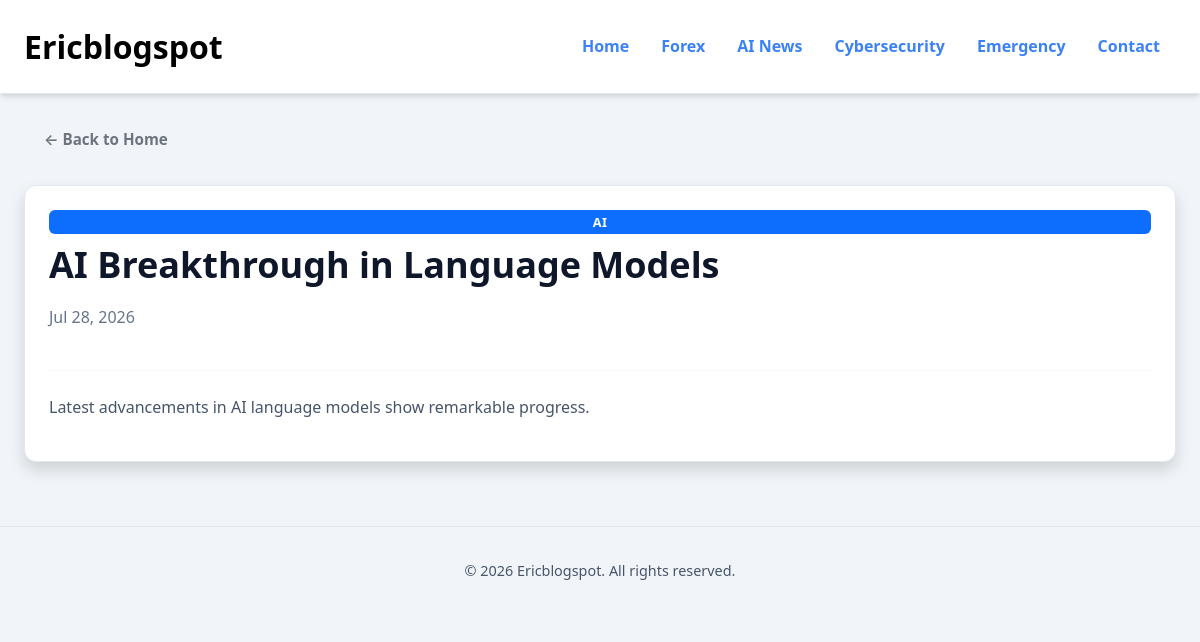
The page /news/1/ on the database its author committed.
### core/models.py (models this page shows, shortened)
class News(models.Model):
    CATEGORY_CHOICES = [
        ("AI", "AI"),
        ("Forex", "Forex"),
        ("Cybersecurity", "Cybersecurity"),
        ("Emergency", "Emergency"),
    ]
    title = models.CharField(max_length=200)
    category = models.CharField(max_length=20, choices=CATEGORY_CHOICES)
    content = models.TextField()
    created_at = models.DateTimeField(auto_now_add=True)
    is_emergency = models.BooleanField(default=False)
    class Meta:
        ordering = ["-created_at"]

### core/views.py (the view)
# urls.py: path('news/<int:pk>/', news_detail, name='news_detail'),
def news_detail(request, pk):
    news = get_object_or_404(News, pk=pk)
    return render(request, "news_detail.html", {"news": news})

### core/context_processors.py (called while the page is built)
def emergency_news(request):
    return {
        'emergency_items': News.objects.filter(is_emergency=True)
    }

### templates/news_detail.html
{% extends "base.html" %}
{% block content %}
<a href="{% url 'home' %}" class="btn btn-outline-secondary mb-4">&larr; Back to Home</a>
<div class="p-4 card shadow">
    <span class="badge bg-primary">{{ news.category }}</span>
    <h1 class="mt-2">{{ news.title }}</h1>
    <p class="text-muted">{{ news.created_at|date:"M d, Y" }}</p>
    <hr>
    <p>{{ news.content }}</p>
</div>
{% endblock %}

### static/css/style.css (style rules this page uses)
:root { --bg-body: #f1f5f9; --bg-card: #ffffff; --bg-nav: #1e293b; --text-primary: #0f172a; --text-secondary: #475569; --text-on-dark: #f8fafc; --accent: #3b82f6; --accent-hover: #2563eb; --border: #e2e8f0; --shadow: 0 4px 6px -1px rgb(0 0 0 / 0.1), 0 2px 4px -2px rgb(0 0 0 / 0.1); --shadow-lg: 0 10px 15px -3px rgb(0 0 0 / 0.1), 0 4px 6px -4px rgb(0 0 0 / 0.1); }
* { box-sizing: border-box; }
body { font-family: 'Segoe UI', system-ui, -apple-system, sans-serif; margin: 0; background: var(--bg-body); color: var(--text-primary); line-height: 1.6; }
h1, h2, h3, h4, h5 { color: var(--text-primary); font-weight: 700; line-height: 1.3; }
h1 { font-size: 2.25rem; margin-bottom: 1rem; }
p { color: var(--text-secondary); margin-bottom: 1rem; }
a { color: var(--accent); text-decoration: none; transition: color 0.2s; }
.card { background: var(--bg-card); border: 1px solid var(--border); border-radius: 12px; padding: 1.5rem; box-shadow: var(--shadow); transition: transform 0.2s, box-shadow 0.2s; height: 100%; }
.btn { display: inline-block; padding: 0.625rem 1.25rem; border-radius: 8px; font-weight: 600; font-size: 0.95rem; border: none; cursor: pointer; transition: all 0.2s; text-decoration: none; display: inline-flex; align-items: center; justify-content: center; gap: 0.5rem; }
.badge { display: inline-block; padding: 0.35rem 0.75rem; border-radius: 6px; font-size: 0.8rem; font-weight: 600; text-transform: uppercase; letter-spacing: 0.025em; }
.text-muted { color: #64748b !important; }
.shadow { box-shadow: var(--shadow); }
.mb-4 { margin-bottom: 1.5rem !important; }
.mt-2 { margin-top: 0.5rem !important; }
.p-4 { padding: 1.5rem !important; }
hr { border: none; border-top: 1px solid var(--border); margin: 1.5rem 0; }

### rows shown on the page
News: category "AI", title "AI Breakthrough in Language Models", created_at "Jul 28, 2026", content "Latest advancements in AI language models show remarkable progress."
